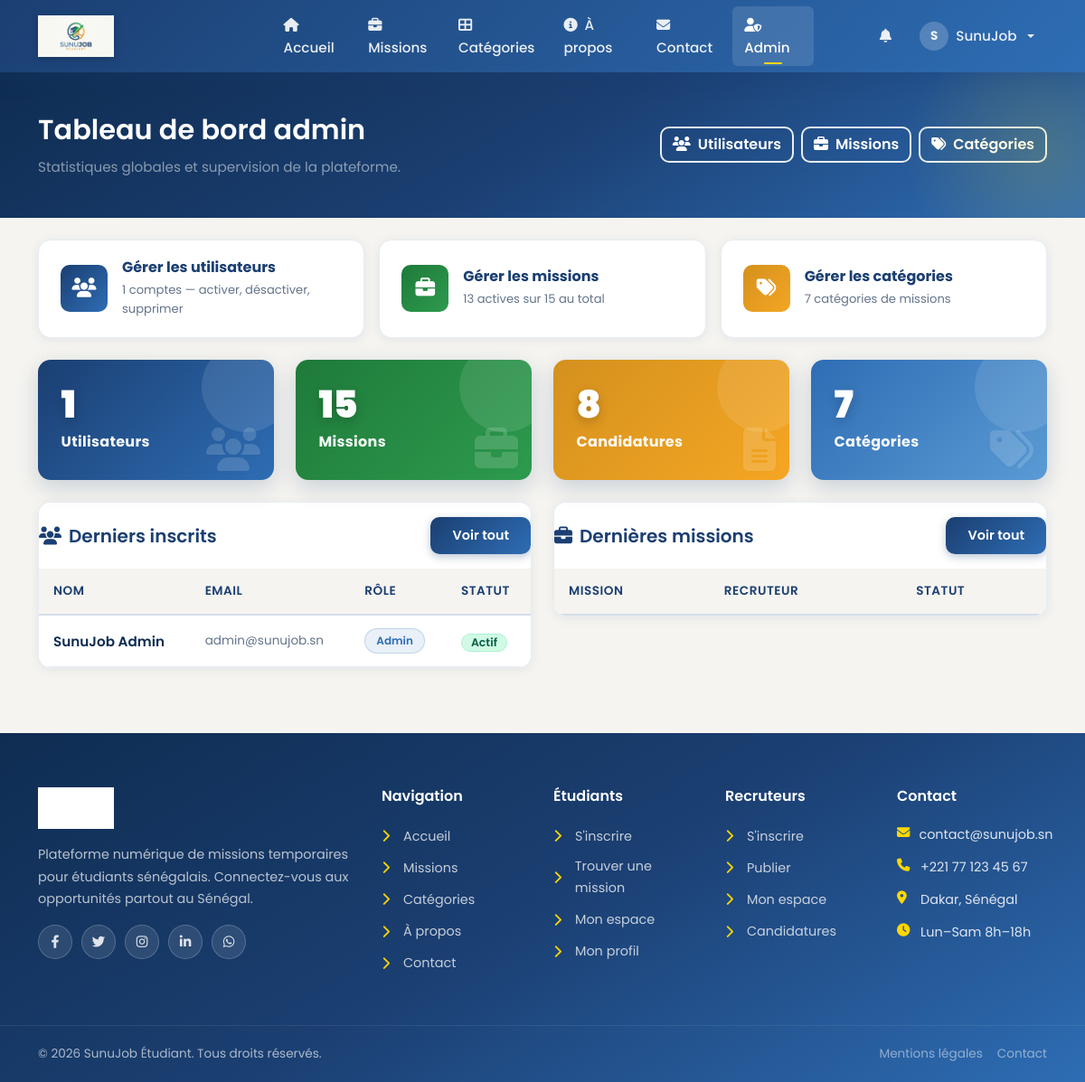
The page /pages/admin/dashboard.php (signed in) on the database its author committed.
### tables this page shows
CREATE TABLE utilisateurs (
    id INT AUTO_INCREMENT PRIMARY KEY,
    nom VARCHAR(100) NOT NULL,
    prenom VARCHAR(100) NOT NULL,
    email VARCHAR(150) NOT NULL UNIQUE,
    mot_de_passe VARCHAR(255) NOT NULL,
    telephone VARCHAR(20),
    role ENUM('etudiant', 'recruteur', 'admin') NOT NULL,
    photo VARCHAR(255),
    localisation VARCHAR(100),
    last_login DATETIME,
    email_verified TINYINT(1) DEFAULT 0,
    token_reset VARCHAR(255),
    statut ENUM('actif', 'inactif') DEFAULT 'actif',
    created_at TIMESTAMP DEFAULT CURRENT_TIMESTAMP,
    updated_at TIMESTAMP DEFAULT CURRENT_TIMESTAMP ON UPDATE CURRENT_TIMESTAMP
);

### pages/admin/dashboard.php (the view, shortened to what this page needs)
<?php
require_once $_SERVER['DOCUMENT_ROOT'] . '/includes/db.php';
$stats = [
    'total_users' => 0,
    'total_etudiants' => 0,
    'total_recruteurs' => 0,
    'total_missions' => 0,
    'missions_actives' => 0,
    'total_candidatures' => 0,
    'total_categories' => 0,
];
$result = $conn->query("SELECT COUNT(*) as total FROM utilisateurs");
$stats['total_users'] = $result ? (int)$result->fetch_assoc()['total'] : 0;
$result = $conn->query("SELECT COUNT(*) as total FROM utilisateurs WHERE role = 'etudiant'");
$stats['total_etudiants'] = $result ? (int)$result->fetch_assoc()['total'] : 0;
$result = $conn->query("SELECT COUNT(*) as total FROM utilisateurs WHERE role = 'recruteur'");
$stats['total_recruteurs'] = $result ? (int)$result->fetch_assoc()['total'] : 0;
$result = $conn->query("SELECT COUNT(*) as total FROM missions");
$stats['total_missions'] = $result ? (int)$result->fetch_assoc()['total'] : 0;
$result = $conn->query("SELECT COUNT(*) as total FROM missions WHERE statut = 'active'");
$stats['missions_actives'] = $result ? (int)$result->fetch_assoc()['total'] : 0;
$result = $conn->query("SELECT COUNT(*) as total FROM candidatures");
$stats['total_candidatures'] = $result ? (int)$result->fetch_assoc()['total'] : 0;
$result = $conn->query("SELECT COUNT(*) as total FROM categories");
$stats['total_categories'] = $result ? (int)$result->fetch_assoc()['total'] : 0;
$dernieresUsers = [];
$result = $conn->query("SELECT id, nom, prenom, email, role, statut, created_at FROM utilisateurs ORDER BY created_at DESC LIMIT 6");
if ($result) {
    $dernieresUsers = $result->fetch_all(MYSQLI_ASSOC);
}
$pageActive = 'admin';
require_once $_SERVER['DOCUMENT_ROOT'] . '/includes/header.php';
?>
<div class="page-header">
    <div class="container">
        <div class="d-flex justify-content-between align-items-center flex-wrap gap-3">
            <div>
                <h1>Tableau de bord admin</h1>
                <p class="mb-0 text-white-50">Statistiques globales et supervision de la plateforme.</p>
            </div>
            <div class="d-flex gap-2 flex-wrap">
                <a href="/pages/admin/users.php" class="btn btn-outline-header"><i class="fas fa-users me-2"></i>Utilisateurs</a>
                <a href="/pages/admin/missions.php" class="btn btn-outline-header"><i class="fas fa-briefcase me-2"></i>Missions</a>
                <a href="/pages/admin/categories.php" class="btn btn-outline-header"><i class="fas fa-tags me-2"></i>Catégories</a>
            </div>
        </div>
    </div>
</div>
<div class="container py-4">
    <div class="row g-3 mb-4">
        <div class="col-md-4">
            <a href="/pages/admin/users.php" class="admin-quick-card">
                <div class="icon-box" style="background: var(--gradient-primary);">
                    <i class="fas fa-users"></i>
                </div>
                <div>
                    <h6>Gérer les utilisateurs</h6>
                    <p><?= $stats['total_users'] ?> comptes — activer, désactiver, supprimer</p>
                </div>
            </a>
        </div>
        <div class="col-md-4">
            <a href="/pages/admin/missions.php" class="admin-quick-card">
                <div class="icon-box" style="background: var(--gradient-green);">
                    <i class="fas fa-briefcase"></i>
                </div>
                <div>
                    <h6>Gérer les missions</h6>
                    <p><?= $stats['missions_actives'] ?> actives sur <?= $stats['total_missions'] ?> au total</p>
                </div>
            </a>
        </div>
        <div class="col-md-4">
            <a href="/pages/admin/categories.php" class="admin-quick-card">
                <div class="icon-box" style="background: var(--gradient-orange);">
                    <i class="fas fa-tags"></i>
                </div>
                <div>
                    <h6>Gérer les catégories</h6>
                    <p><?= $stats['total_categories'] ?> catégories de missions</p>
                </div>
            </a>
        </div>
    </div>
    <div class="row g-4 mb-4">
        <div class="col-md-3 col-6">
            <div class="stat-card primary">
                <div class="d-flex justify-content-between align-items-start">
                    <div>
                        <div class="stat-value"><?= $stats['total_users'] ?></div>
                        <div class="stat-label">Utilisateurs</div>
                    </div>
                    <i class="fas fa-users stat-icon"></i>
                </div>
            </div>
        </div>
        <div class="col-md-3 col-6">
            <div class="stat-card success">
                <div class="d-flex justify-content-between align-items-start">
                    <div>
                        <div class="stat-value"><?= $stats['total_missions'] ?></div>
                        <div class="stat-label">Missions</div>
                    </div>
                    <i class="fas fa-briefcase stat-icon"></i>
                </div>
            </div>
        </div>
        <div class="col-md-3 col-6">
            <div class="stat-card warning">
                <div class="d-flex justify-content-between align-items-start">
                    <div>
                        <div class="stat-value"><?= $stats['total_candidatures'] ?></div>
                        <div class="stat-label">Candidatures</div>
                    </div>
                    <i class="fas fa-file-alt stat-icon"></i>
                </div>
            </div>
        </div>
        <div class="col-md-3 col-6">
            <div class="stat-card info">
                <div class="d-flex justify-content-between align-items-start">
                    <div>
                        <div class="stat-value"><?= $stats['total_categories'] ?></div>
                        <div class="stat-label">Catégories</div>
                    </div>
                    <i class="fas fa-tags stat-icon"></i>
                </div>
            </div>
        </div>
    </div>
    <div class="row g-4">
        <div class="col-lg-6">
            <div class="card-dashboard">
                <div class="card-header bg-white border-0 py-3 d-flex justify-content-between align-items-center">
                    <h5 class="mb-0" style="color: var(--color-primary);"><i class="fas fa-users me-2"></i>Derniers inscrits</h5>
                    <a href="/pages/admin/users.php" class="btn btn-sm btn-primary-custom">Voir tout</a>
                </div>
                <div class="card-body p-0">
                    <div class="table-responsive">
                        <table class="table table-hover mb-0">
                            <thead>
                                <tr>
                                    <th>Nom</th>
                                    <th>Email</th>
                                    <th>Rôle</th>
                                    <th>Statut</th>
                                </tr>
                            </thead>
                            <tbody>
                                <?php foreach ($dernieresUsers as $user): ?>
                                    <tr>
                                        <td class="fw-semibold" style="color: var(--color-text-dark);"><?= htmlspecialchars($user['prenom'] . ' ' . $user['nom']) ?></td>
                                        <td style="color: var(--color-text-muted); font-size: 0.85rem;"><?= htmlspecialchars($user['email']) ?></td>
                                        <td><span class="badge-categorie"><?= ucfirst($user['role']) ?></span></td>
                                        <td>
                                            <span class="badge badge-<?= $user['statut'] === 'actif' ? 'active' : 'fermee' ?>">
                                                <?= ucfirst($user['statut']) ?>
                                            </span>
                                        </td>
                                    </tr>
                                <?php endforeach; ?>
                            </tbody>
                        </table>
                    </div>
                </div>
            </div>
        </div>
        <div class="col-lg-6">
            <div class="card-dashboard">
                <div class="card-header bg-white border-0 py-3 d-flex justify-content-between align-items-center">
                    <h5 class="mb-0" style="color: var(--color-primary);"><i class="fas fa-briefcase me-2"></i>Dernières missions</h5>
                    <a href="/pages/admin/missions.php" class="btn btn-sm btn-primary-custom">Voir tout</a>
                </div>
                <div class="card-body p-0">
                    <div class="table-responsive">
                        <table class="table table-hover mb-0">
                            <thead>
                                <tr>
                                    <th>Mission</th>
                                    <th>Recruteur</th>
                                    <th>Statut</th>
                                </tr>
                            </thead>
                        </table>
                    </div>
                </div>
            </div>
        </div>
    </div>
</div>
<?php require_once $_SERVER['DOCUMENT_ROOT'] . '/includes/footer.php';

### includes/header.php (shortened to what this page needs)
<?php
$user = null;
if (isset($_SESSION['user_id'])) {
    $user = [
        'id'          => $_SESSION['user_id'],
        'nom'         => $_SESSION['user_nom'],
        'prenom'      => $_SESSION['user_prenom'],
        'email'       => $_SESSION['user_email'],
        'role'        => $_SESSION['user_role'],
        'photo'       => $_SESSION['user_photo'] ?? null,
        'localisation'=> $_SESSION['user_localisation'] ?? null
    ];
}
$pageActive = $pageActive ?? '';
$logoPath = file_exists($_SERVER['DOCUMENT_ROOT'] . '/assets/images/logo.png')
    ? '/assets/images/logo.png'
    : '/assets/images/logo.svg';
?>
<!DOCTYPE html>
<html lang="fr">
<head>
    <link href="https://cdn.jsdelivr.net/npm/bootstrap@5.3.0/dist/css/bootstrap.min.css" rel="stylesheet">
    <link rel="stylesheet" href="https://cdnjs.cloudflare.com/ajax/libs/font-awesome/6.4.0/css/all.min.css">
    <link rel="stylesheet" href="/assets/css/variables.css">
    <link rel="stylesheet" href="/assets/css/style.css">
</head>
<body>
<nav class="navbar navbar-expand-lg navbar-sunujob sticky-top">
    <div class="container">
        <a class="navbar-brand" href="/index.php">
            <img src="<?= $logoPath ?>" alt="SunuJob Étudiant"
                 style="height:46px;"
                 onerror="this.onerror=null; this.src='<?= str_replace('.png', '.svg', $logoPath) ?>';">
        </a>
        <div class="collapse navbar-collapse" id="navbarMain">
            <ul class="navbar-nav navbar-nav-center mb-2 mb-lg-0">
                <li class="nav-item">
                    <a class="nav-link <?= $pageActive === 'accueil' ? 'active' : '' ?>" href="/index.php">
                        <i class="fas fa-home me-1"></i> Accueil
                    </a>
                </li>
                <li class="nav-item">
                    <a class="nav-link <?= $pageActive === 'missions' ? 'active' : '' ?>" href="/missions.php">
                        <i class="fas fa-briefcase me-1"></i> Missions
                    </a>
                </li>
                <li class="nav-item">
                    <a class="nav-link <?= $pageActive === 'categories' ? 'active' : '' ?>" href="/categories.php">
                        <i class="fas fa-th-large me-1"></i> Catégories
                    </a>
                </li>
                <li class="nav-item">
                    <a class="nav-link <?= $pageActive === 'a-propos' ? 'active' : '' ?>" href="/a-propos.php">
                        <i class="fas fa-info-circle me-1"></i> À propos
                    </a>
                </li>
                <li class="nav-item">
                    <a class="nav-link <?= $pageActive === 'contact' ? 'active' : '' ?>" href="/contact.php">
                        <i class="fas fa-envelope me-1"></i> Contact
                    </a>
                </li>
                <?php if ($user && $user['role'] === 'admin'): ?>
                    <li class="nav-item">
                        <a class="nav-link <?= $pageActive === 'admin' ? 'active' : '' ?>" href="/pages/admin/dashboard.php">
                            <i class="fas fa-user-shield me-1"></i> Admin
                        </a>
                    </li>
                <?php endif; ?>
            </ul>
            <ul class="navbar-nav ms-auto align-items-center gap-1">
                <?php if ($user): ?>
                    <li class="nav-item">
                        <a class="nav-link notif-badge position-relative" href="/notifications.php" title="Notifications">
                            <i class="fas fa-bell"></i>
                        </a>
                    </li>
                    <li class="nav-item dropdown">
                        <a class="nav-link dropdown-toggle d-flex align-items-center gap-2" href="#" role="button" data-bs-toggle="dropdown">
                            <?php if ($user['photo']): ?>
                                <img src="/uploads/photos/<?= htmlspecialchars($user['photo']) ?>"
                                     alt="Photo" class="rounded-circle"
                                     style="width:32px;height:32px;object-fit:cover;border:2px solid rgba(255,255,255,0.5);">
                            <?php else: ?>
                                <span class="rounded-circle d-inline-flex align-items-center justify-content-center"
                                      style="width:32px;height:32px;background:rgba(255,255,255,0.2);font-size:0.85rem;font-weight:700;">
                                    <?= strtoupper(substr($user['prenom'],0,1)) ?>
                                </span>
                            <?php endif; ?>
                            <span class="d-none d-lg-inline"><?= htmlspecialchars($user['prenom']) ?></span>
                        </a>
                    </li>
                <?php endif; ?>
            </ul>
        </div>
    </div>
</nav>

### assets/css/variables.css (style rules this page uses)
:root { --color-primary: #1B3F72; --color-primary-light: #2E6DB4; --color-primary-dark: #0F2D52; --color-accent-gold: #FFD700; --color-accent-gold-dark: #E6C200; --color-accent-orange: #F5A623; --color-accent-orange-dark: #D4911E; --color-accent-green: #2D9B4E; --color-bg: #F5F4F0; --color-bg-alt: #FFFFFF; --color-white: #FFFFFF; --color-border: #D4DCE8; --color-border-light: #E8EDF4; --color-text-main: #1B3F72; --color-text-dark: #0F2D52; --color-text-muted: #64748B; --color-text-light: #94A3B8; --gradient-primary: linear-gradient(135deg, #1B3F72 0%, #2E6DB4 100%); --gradient-primary-r: linear-gradient(135deg, #2E6DB4 0%, #1B3F72 100%); --gradient-hero: linear-gradient(150deg, #0F2D52 0%, #1B3F72 50%, #2E6DB4 100%); --gradient-gold: linear-gradient(135deg, #E6C200 0%, #FFD700 100%); --gradient-orange: linear-gradient(135deg, #D4911E 0%, #F5A623 100%); --gradient-green: linear-gradient(135deg, #1F7A3A 0%, #2D9B4E 100%); --gradient-accent: linear-gradient(135deg, #2D9B4E 0%, #FFD700 100%); --shadow-sm: 0 2px 8px rgba(27, 63, 114, 0.08); --shadow-md: 0 4px 16px rgba(27, 63, 114, 0.12); --shadow-lg: 0 8px 32px rgba(27, 63, 114, 0.18); --shadow-card: 0 2px 12px rgba(27, 63, 114, 0.08); --shadow-hover: 0 12px 40px rgba(27, 63, 114, 0.22); --radius-sm: 6px; --radius-md: 10px; --radius-lg: 14px; --radius-xl: 20px; --radius-full: 9999px; --color-success: #2D9B4E; --color-warning: #F5A623; --color-danger: #DC2626; --color-info: #2E6DB4; }

### rows shown on the page
utilisateurs: prenom "S", prenom "SunuJob", prenom+nom "SunuJob Admin", email "admin@sunujob.sn", role "Admin", statut "Actif"

### other values the page prints
$stats['total_users'] "1"
$stats['missions_actives'] "13"
$stats['total_missions'] "15"
$stats['total_categories'] "7"
$stats['total_candidatures'] "8"
